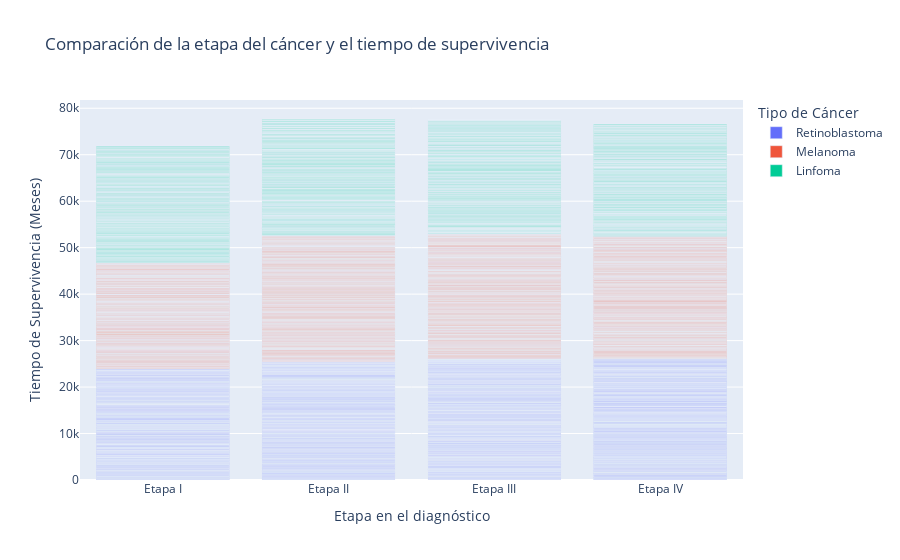

Notebook source saved alongside this figure:
### Markdown cell above
Evaluar la influencia del estadio en el diagnóstico sobre la supervivencia y el estado del paciente.

### Code cell
#Comparar:Etapa del cáncer vs. Meses de supervivencia y Estado final.
#grafica de barras para comparar la etapa del cáncer y el tiempo de supervivencia.
fig = px.bar(df, x="Etapa en el diagnóstico", y="Tiempo de Supervivencia Meses", color="Tipo de Cáncer",
             labels={"Etapa en el diagnóstico": "Etapa en el diagnóstico", "Tiempo de Supervivencia Meses": "Tiempo de Supervivencia (Meses)"},
             category_orders={"Etapa en el diagnóstico": ["Etapa I", "Etapa II", "Etapa III", "Etapa IV"]},
             color_discrete_sequence=px.colors.qualitative.Plotly,
             title="Comparación de la etapa del cáncer y el tiempo de supervivencia")
fig.show()
#Pruebas estadísticas Anova para evaluar la asociación entre la etapa del cáncer y el tiempo de supervivencia.
anova_results_stage = stats.f_oneway(
    df[df["Etapa en el diagnóstico"] == "Etapa I"]["Tiempo de Supervivencia Meses"],
    df[df["Etapa en el diagnóstico"] == "Etapa II"]["Tiempo de Supervivencia Meses"],
    df[df["Etapa en el diagnóstico"] == "Etapa III"]["Tiempo de Supervivencia Meses"],
    df[df["Etapa en el diagnóstico"] == "Etapa IV"]["Tiempo de Supervivencia Meses"]
)
print(anova_results_stage)
#Interpretación de los resultados
if anova_results_stage.pvalue < 0.05:
    print("Hay diferencias significativas en el tiempo de supervivencia según la etapa del cáncer.")
else:
    print("No hay diferencias significativas en el tiempo de supervivencia según la etapa del cáncer.")
#Pruebas estadísticas Chi-cuadrado para evaluar la asociación entre la etapa del cáncer y el estado del resultado.
contingency_table_stage_outcome = pd.crosstab(df["Etapa en el diagnóstico"], df["Estado del Resultado"])
print("Tabla de contingencia para la etapa del cáncer y el estado del resultado:")
print(contingency_table_stage_outcome)
chi2_stage_outcome, p_stage_outcome, dof_stage_outcome, expected_stage_outcome = stats.chi2_contingency(contingency_table_stage_outcome)
print("Chi-cuadrado para la etapa del cáncer y el estado del resultado:", chi2_stage_outcome)
print("P-valor para la etapa del cáncer y el estado del resultado:", p_stage_outcome)
#Interpretación de los resultados
if p_stage_outcome < 0.05:
    print("Hay una asociación significativa entre la etapa del cáncer y el estado del resultado.")
else:
    print("No hay una asociación significativa entre la etapa del cáncer y el estado del resultado.")

### Figure 1 — Plotly figure (JSON) as saved in the notebook; plotly's stock layout.template omitted (floating-point values rounded to 4 significant figures; data arrays with more than 128 entries replaced by an {"elided": "..."} marker saying what was removed)
{"data": [{"hovertemplate": "Tipo de Cáncer=Retinoblastoma<br>Etapa en el diagnóstico=%{x}<br>Tiempo de Supervivencia (Meses)=%{y}<extra></extra>", "legendgroup": "Retinoblastoma", "marker": {"color": "#636EFA", "pattern": {"shape": ""}}, "name": "Retinoblastoma", "orientation": "v", "showlegend": true, "textposition": "auto", "type": "bar", "x": {"elided": "1672 str values"}, "xaxis": "x", "y": {"elided": "1672 int values"}, "yaxis": "y"}, {"hovertemplate": "Tipo de Cáncer=Melanoma<br>Etapa en el diagnóstico=%{x}<br>Tiempo de Supervivencia (Meses)=%{y}<extra></extra>", "legendgroup": "Melanoma", "marker": {"color": "#EF553B", "pattern": {"shape": ""}}, "name": "Melanoma", "orientation": "v", "showlegend": true, "textposition": "auto", "type": "bar", "x": {"elided": "1691 str values"}, "xaxis": "x", "y": {"elided": "1691 int values"}, "yaxis": "y"}, {"hovertemplate": "Tipo de Cáncer=Linfoma<br>Etapa en el diagnóstico=%{x}<br>Tiempo de Supervivencia (Meses)=%{y}<extra></extra>", "legendgroup": "Linfoma", "marker": {"color": "#00CC96", "pattern": {"shape": ""}}, "name": "Linfoma", "orientation": "v", "showlegend": true, "textposition": "auto", "type": "bar", "x": {"elided": "1637 str values"}, "xaxis": "x", "y": {"elided": "1637 int values"}, "yaxis": "y"}], "layout": {"barmode": "relative", "legend": {"title": {"text": "Tipo de Cáncer"}, "tracegroupgap": 0}, "title": {"text": "Comparación de la etapa del cáncer y el tiempo de supervivencia"}, "xaxis": {"anchor": "y", "categoryarray": ["Etapa I", "Etapa II", "Etapa III", "Etapa IV"], "categoryorder": "array", "domain": [0, 1], "title": {"text": "Etapa en el diagnóstico"}}, "yaxis": {"anchor": "x", "domain": [0, 1], "title": {"text": "Tiempo de Supervivencia (Meses)"}}}}
